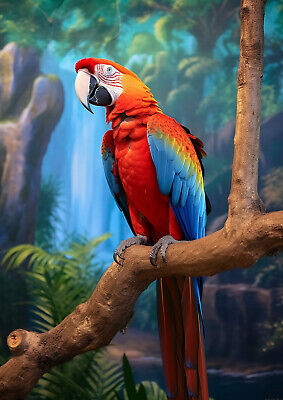
#> input picture CV_basics/data/parrot.jpg, 283 x 400 px
$ python blurriness.py
#> lines starting #> are read from the running program, lines starting #| are printed output that depends on the picture
import cv2
import os

img = cv2.imread(os.path.join('..', '..', 'data', 'parrot.jpg'))
#> img is the input picture: shape (400, 283, 3); mean B, G, R 88.2, 87.8, 81.8
k_size = 7

im_blur = cv2.blur(img, (k_size, k_size))
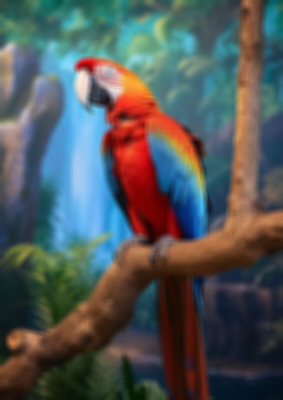
#> im_blur: shape (400, 283, 3); mean B, G, R 88.2, 87.8, 81.8
im_gauss_blur = cv2.GaussianBlur(img, (k_size, k_size), 5) # last parameter (5) is the standard deviation of the gaussian kernel used for blurring,
                                                           # the stronger, the blurriest.
im_med_blur = cv2.medianBlur(img, k_size) # good for removing grain effect in images
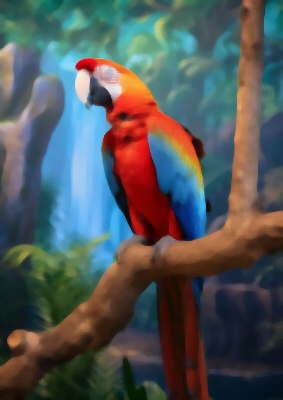
#> im_med_blur: shape (400, 283, 3); mean B, G, R 87.8, 87.3, 81.3

cv2.imshow('original', img)
cv2.imshow('normal', im_blur)
cv2.imshow('gaussian', im_gauss_blur)
cv2.imshow('median', im_med_blur)
cv2.waitKey(0)
